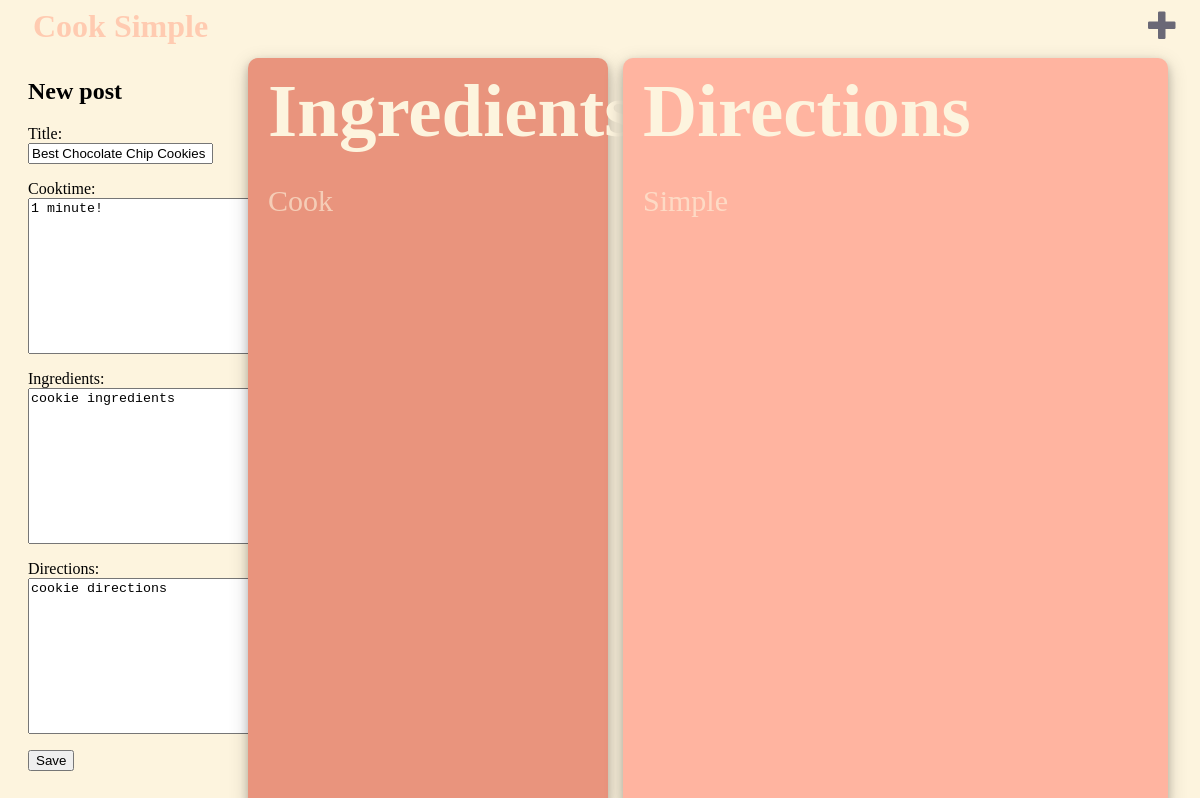
Page /recipe/3/edit (signed in) on the committed database.
### recipe/models.py (models this page shows, shortened)
class Recipe(models.Model):
    author = models.ForeignKey(settings.AUTH_USER_MODEL, on_delete=models.CASCADE)
    title = models.CharField(max_length=200)
    cooktime = models.TextField()
    ingredients = models.TextField()
    directions = models.TextField()
    created_date = models.DateTimeField(default=timezone.now)
    published_date = models.DateTimeField(blank=True, null=True)

### recipe/views.py (the view)
# urls.py: path('recipe/<int:pk>/edit', views.recipe_edit, name='recipe_edit'),
@login_required
def recipe_edit(request, pk):
    recipe = get_object_or_404(Recipe, pk=pk)
    if request.method == "POST":
        form = RecipeForm(request.POST, instance=recipe)
        if form.is_valid():
            recipe = form.save(commit=False)
            recipe.author = request.user
            recipe.published_date = timezone.now()
            recipe.save()
            return redirect('recipe_detail', pk=recipe.pk)
    else:
        form = RecipeForm(instance=recipe)
    return render(request, 'recipe/recipe_edit.html', {'form': form})

### recipe/forms.py
class RecipeForm(forms.ModelForm):
    class Meta:
        model = Recipe
        fields = ('title',
                  'cooktime',
                  'ingredients',
                  'directions')

### recipe/templates/recipe/recipe_edit.html
{% extends 'recipe/base.html' %}
{% block content %}
    <h2>New post</h2>
    <form method="POST" class="post-form">{% csrf_token %}
        {{ form.as_p }}
        <button type="submit" class="save btn btn-default">Save</button>
    </form>
{% endblock %}

### recipe/static/css/recipe.css (style rules this page uses)
body { background-color: rgb(253, 244, 222); }

### rows in the picture
Recipe: title "Best Chocolate Chip Cookies", cooktime "1 minute!", ingredients "cookie ingredients", directions "cookie directions"
